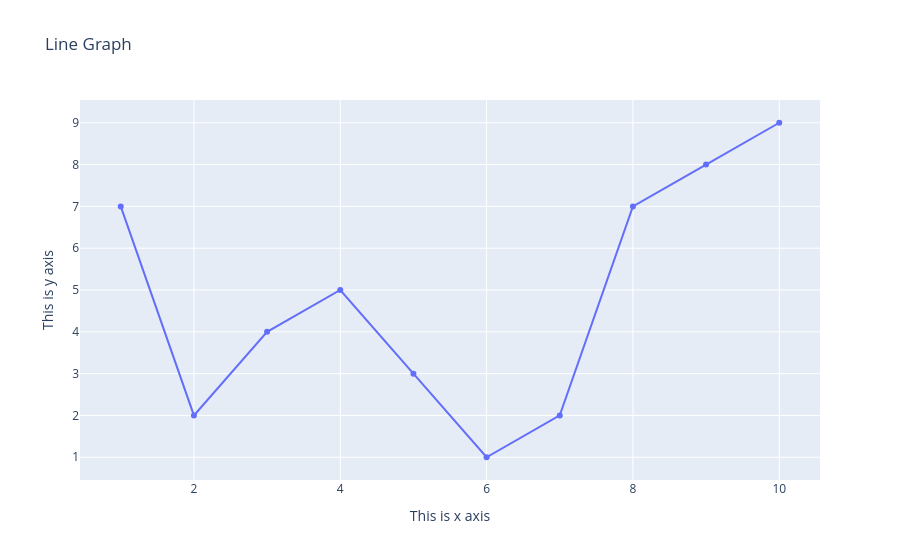

The code cell stored with this chart in its notebook:
### Code cell
# fig = go.Figure(go.Scatter(x=x, y=y))
fig.update_layout(title = "Line Graph", xaxis_title = "This is x axis", yaxis_title = "This is y axis")

### Figure 1 — Plotly figure (JSON) as saved in the notebook; plotly's stock layout.template omitted (floating-point values rounded to 4 significant figures)
{"data": [{"type": "scatter", "x": [1, 2, 3, 4, 5, 6, 7, 8, 9, 10], "y": [7, 2, 4, 5, 3, 1, 2, 7, 8, 9]}], "layout": {"title": {"text": "Line Graph"}, "xaxis": {"title": {"text": "This is x axis"}}, "yaxis": {"title": {"text": "This is y axis"}}}}
